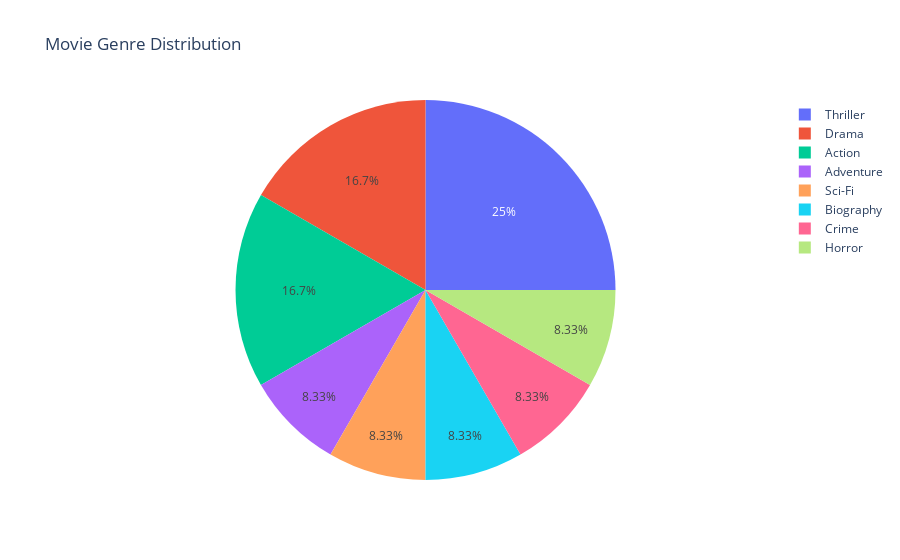

Notebook source saved alongside this figure:
### Markdown cell above
# Pie Chart

### Use when: You want to show part-to-whole relationships, e.g., genre share.

### Code cell
fig = px.pie(df, names='Genre', title='Movie Genre Distribution')
fig.show()

### Figure 1 — Plotly figure (JSON) as saved in the notebook; plotly's stock layout.template omitted (floating-point values rounded to 4 significant figures)
{"data": [{"domain": {"x": [0, 1], "y": [0, 1]}, "hovertemplate": "Genre=%{label}<extra></extra>", "labels": ["Adventure", "Sci-Fi", "Biography", "Thriller", "Crime", "Thriller", "Horror", "Drama", "Action", "Drama", "Thriller", "Action"], "legendgroup": "", "name": "", "showlegend": true, "type": "pie"}], "layout": {"legend": {"tracegroupgap": 0}, "title": {"text": "Movie Genre Distribution"}}}
